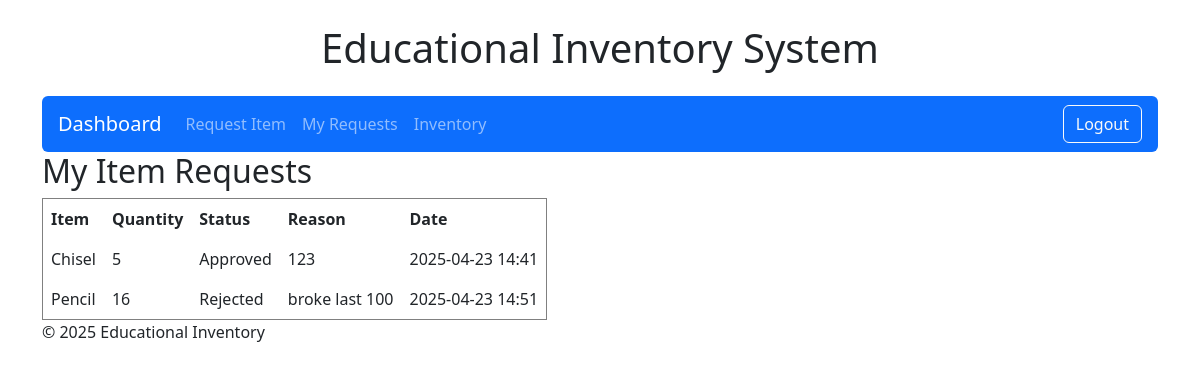
The page /my-requests/ (signed in) on the database as committed earlier.
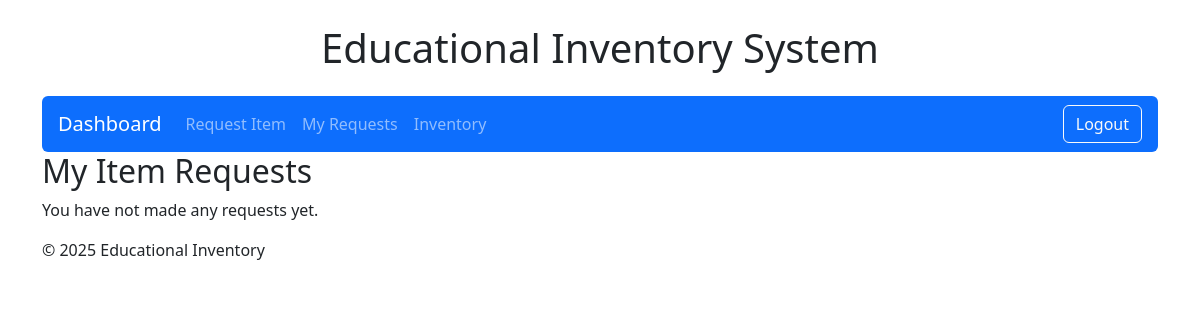
The same page on the database as committed later.
### inventory/models.py (models this page shows, shortened)
class ItemRequest(models.Model):
    teacher = models.ForeignKey(CustomUser, on_delete=models.CASCADE, related_name='teacher_requests')
    item = models.ForeignKey(Item, on_delete=models.CASCADE)
    quantity_requested = models.PositiveIntegerField()
    requested_by = models.ForeignKey(CustomUser, on_delete=models.CASCADE, related_name='user_requests')
    status = models.CharField(max_length=20, choices=[
        ('pending', 'Pending'),
        ('approved', 'Approved'),
        ('rejected', 'Rejected')
        ], default='pending')
    reason = models.TextField()
    created_at = models.DateTimeField(auto_now_add=True)

class Item(models.Model):
    name = models.CharField(max_length=100)
    description = models.TextField(blank=True)
    category = models.ForeignKey(Category, on_delete=models.CASCADE)
    quantity = models.PositiveIntegerField()

### inventory/views.py (the view)
# urls.py: path('my-requests/', views.my_requests, name='my_requests'),
@login_required
def my_requests(request):
    requests = ItemRequest.objects.filter(teacher=request.user)
    return render(request, 'inventory/my_requests.html', {'requests': requests})

### inventory/templates/inventory/my_requests.html (shortened to what this page needs)
{% extends 'inventory/base.html' %}
{% block content %}
<h2>My Item Requests</h2>
{% if requests %}
<table border="1" cellpadding="8" cellspacing="0">
    <tr>
        <th>Item</th>
        <th>Quantity</th>
        <th>Status</th>
        <th>Reason</th>
        <th>Date</th>
    </tr>
    {% for req in requests %}
    <tr>
        <td>{{ req.item.name }}</td>
        <td>{{ req.quantity_requested }}</td>
        <td>{{ req.status|capfirst }}</td>
        <td>{{ req.reason }}</td>
        <td>{{ req.created_at|date:"Y-m-d H:i" }}</td>
    </tr>
    {% endfor %}
</table>
{% else %}
<p>You have not made any requests yet.</p>
{% endif %}
{% endblock %}

Rows that differ between the two databases and show on the page:
removed ItemRequest: item.name "Chisel", quantity_requested "5", status "Approved", reason "123", created_at "2025-04-23 14:41"
removed ItemRequest: item.name "Pencil", quantity_requested "16", status "Rejected", reason "broke last 100", created_at "2025-04-23 14:51"
Other text that changed with them:
text no longer shown: "Item Quantity Status Reason Date"
text now shown: "You have not made any requests yet."
